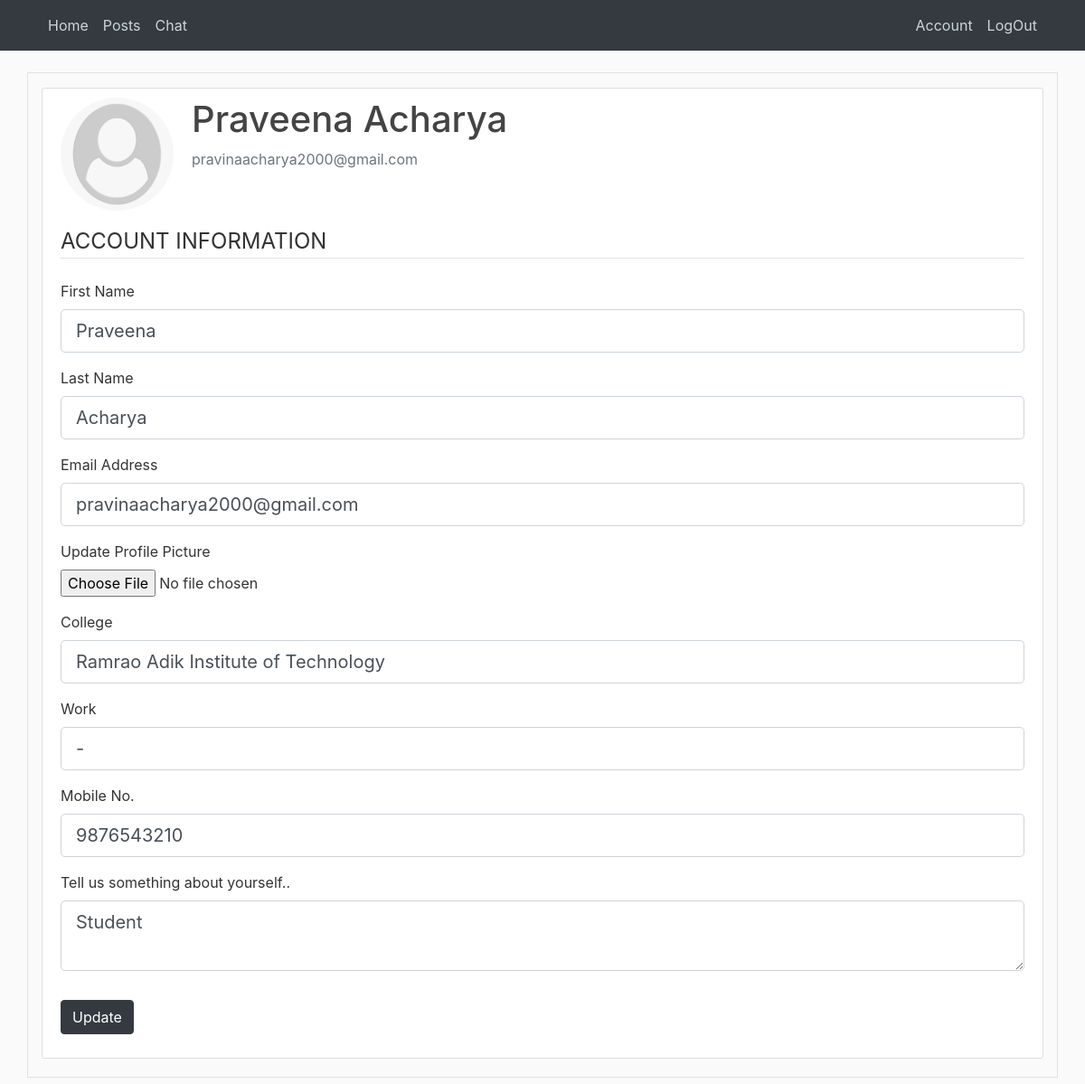
Page /account (signed in) on the committed database.
### main/models.py (models this page shows, shortened)
class User(db.Model, UserMixin):
    id = db.Column(db.Integer, primary_key=True)
    firstName = db.Column(db.String(20), nullable=False)
    lastName = db.Column(db.String(20), nullable=False)
    image_file = db.Column(db.String(20), nullable=False, default='default.png')
    email = db.Column(db.String(60), unique=True, nullable=False)
    password = db.Column(db.String(60), nullable=False)
    intro = db.Column(db.String(100), default='-')
    work = db.Column(db.String(100))
    college = db.Column(db.String(100))
    phone = db.Column(db.String(15))
    posts = db.relationship('Post', backref='sender', lazy=True)
    rooms = db.relationship('Room', backref='creator', lazy=True)

### main/routes.py (the view)
@app.route("/account", methods=['GET', 'POST'])
@login_required
def account():
    form = UpdateForm()
    if form.validate_on_submit():
        if form.picture.data:
            picture_file = save_picture(form.picture.data)
            current_user.image_file = picture_file
        current_user.intro = form.intro.data
        current_user.college = form.college.data
        current_user.work = form.work.data
        current_user.phone = form.phone.data
        current_user.firstName = form.firstName.data
        current_user.lastName = form.lastName.data
        current_user.email = form.email.data
        db.session.commit()
        flash("Account has been updated", 'success')
        return redirect(url_for('account'))
    elif request.method == 'GET':
        form.firstName.data = current_user.firstName
        form.lastName.data = current_user.lastName
        form.email.data = current_user.email
        form.intro.data = current_user.intro
        form.college.data = current_user.college
        form.phone.data = current_user.phone
        form.work.data = current_user.work
    image_file = url_for('static', filename='profile_pics/' + current_user.image_file)
    return render_template('account.html', title='Account', form=form, image_file=image_file)

### main/form.py (shortened to what this page needs)
class UpdateForm(FlaskForm):
    firstName = StringField('First Name',
                            validators=[DataRequired(), Length(min=2, max=20)])
    lastName = StringField('Last Name',
                           validators=[DataRequired(), Length(min=2, max=20)])
    email = StringField('Email Address',
                        validators=[DataRequired(), Email()])
    picture = FileField('Update Profile Picture', validators=[FileAllowed(['jpg', 'png'])])
    college = StringField('College')
    work = StringField("Work")
    phone = StringField("Mobile No.")
    intro = TextAreaField('Tell us something about yourself..')
    submit = SubmitField('Update')

### main/models.py (called while the page is built)
@login_manager.user_loader
def load_user(user_id):
    return User.query.get(int(user_id))

### main/templates/account.html (shortened to what this page needs)
{% extends "layout.html" %}
{% block content %}
<div class="content-section">
  <div class="media">
    <img class="rounded-circle account-img" src="{{ image_file }}">
    <div class="media-body">
      <h2 class="account-heading">{{ current_user.firstName + " " +current_user.lastName}}</h2>
      <p class="text-secondary">{{ current_user.email }}</p>
    </div>
  </div>
      <form method="POST" action="" enctype="multipart/form-data">
          <fieldset class="form-group">
              <legend class="border-bottom mb-4">
                  ACCOUNT INFORMATION
              </legend>
              <div class="form-group">
                  {{ form.firstName.label(class="form-control-label") }}
                  {% if form.firstName.errors %}
                      {{ form.firstName(class="form-control form-control-lg is-invalid") }}
                      <div class="invalid-feedback">
                          {% for error in form.firstName.errors %}
                              <span>{{ error }}</span>
                          {% endfor %}
                      </div>
                  {% else %}
                      {{ form.firstName(class="form-control form-control-lg") }}
                  {% endif %}
              </div>
              <div class="form-group">
                  {{ form.lastName.label(class="form-control-label") }}
                  {% if form.lastName.errors %}
                      {{ form.lastName(class="form-control form-control-lg is-invalid") }}
                      <div class="invalid-feedback">
                          {% for error in form.lastName.errors %}
                              <span>{{ error }}</span>
                          {% endfor %}
                      </div>
                  {% else %}
                      {{ form.lastName(class="form-control form-control-lg") }}
                  {% endif %}
              </div>
              <div class="form-group">
                  {{ form.email.label(class="form-control-label") }}
                  {% if form.email.errors %}
                      {{ form.email(class="form-control form-control-lg is-invalid") }}
                      <div class="invalid-feedback">
                          {% for error in form.email.errors %}
                              <span>{{ error }}</span>
                          {% endfor %}
                      </div>
                  {% else %}
                      {{ form.email(class="form-control form-control-lg") }}
                  {% endif %}
              </div>
              <div class="form-group">
                  {{ form.picture.label() }}
                  {{ form.picture(class = "form-control-file") }}
              </div>
               <div class="form-group">
                  {{ form.college.label(class="form-control-label") }}
                  {% if form.college.errors %}
                      {{ form.college(class="form-control form-control-lg is-invalid") }}
                      <div class="invalid-feedback">
                          {% for error in form.college.errors %}
                              <span>{{ error }}</span>
                          {% endfor %}
                      </div>
                  {% else %}
                      {{ form.college(class="form-control form-control-lg") }}
                  {% endif %}
              </div>
               <div class="form-group">
                  {{ form.work.label(class="form-control-label") }}
                  {% if form.work.errors %}
                      {{ form.work(class="form-control form-control-lg is-invalid") }}
                      <div class="invalid-feedback">
                          {% for error in form.work.errors %}
                              <span>{{ error }}</span>
                          {% endfor %}
                      </div>
                  {% else %}
                      {{ form.work(class="form-control form-control-lg") }}
                  {% endif %}
              </div>
               <div class="form-group">
                  {{ form.phone.label(class="form-control-label") }}
                  {% if form.phone.errors %}
                      {{ form.phone(class="form-control form-control-lg is-invalid") }}
                      <div class="invalid-feedback">
                          {% for error in form.phone.errors %}
                              <span>{{ error }}</span>
                          {% endfor %}
                      </div>
                  {% else %}
                      {{ form.phone(class="form-control form-control-lg") }}
                  {% endif %}
              </div>
              <div class="form-group">
                  {{ form.intro.label(class="form-control-label") }}
                  {% if form.intro.errors %}
                      {{ form.intro(class="form-control form-control-lg is-invalid") }}
                      <div class="invalid-feedback">
                          {% for error in form.intro.errors %}
                              <span>{{ error }}</span>
                          {% endfor %}
                      </div>
                  {% else %}
                      {{ form.intro(class="form-control form-control-lg") }}
                  {% endif %}
              </div>
          </fieldset>
          <div class="form-group">
              {{ form.submit(class="btn btn-dark") }}
          </div>
      </form>
</div>
{% endblock content %}

### main/static/main.css (style rules this page uses)
body { background: #fafafa; color: #333333; margin-top: 5rem; }
h1, h2, h3, h4, h5, h6 { color: #444444; }
.content-section { background: #ffffff; padding: 10px 20px; border: 1px solid #dddddd; border-radius: 3px; margin-bottom: 20px; }
.account-img { height: 125px; width: 125px; margin-right: 20px; margin-bottom: 16px; }
.account-heading { font-size: 2.5rem; }

### rows in the picture
User: firstName+lastName "Praveena Acharya", email "pravinaacharya2000@gmail.com", firstName "Praveena", lastName "Acharya", college "Ramrao Adik Institute of Technology", work "-", phone "9876543210", intro "Student"
